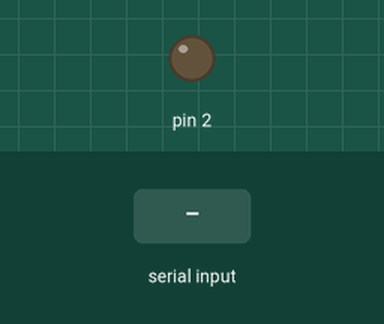
Recording of a sketch running on a simulated Arduino Uno, built with avr-gcc and run on an emulated ATmega328P. Shown: output pins drawn as LEDs (lit = HIGH). Dashed ring = blinking. The inputs (shaded band) are chosen by the test bench.

Above: at 1.2 s.
1.3 s: "B" received over Serial
At 2.1 s:
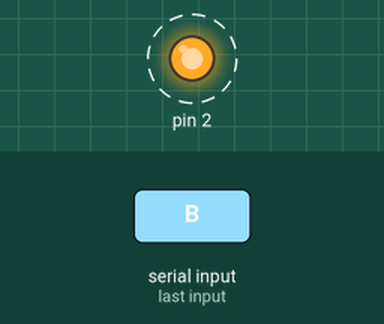
Timing chart, 0 to 10.3 s (numbered marks = the images above; inputs shaded):
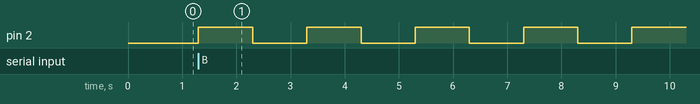

The sketch:

sketch_feb26a.ino
```cpp
void setup() {
  Serial.begin(9600);
  pinMode(2, OUTPUT);
}

void loop() {
  if (Serial.available() > 0) {
	  int valor_recebido = Serial.read();

      if (valor_recebido == 'A') {
        digitalWrite(2, HIGH);
      }

      else if (valor_recebido == 'a') {
        digitalWrite(2, LOW);
      }

      else if (valor_recebido == 'B') {
        for (int numero_de_vezes = 2; numero_de_vezes < 10; numero_de_vezes++){
          digitalWrite(2, HIGH);
          delay(1000);
          digitalWrite(2, LOW);
          delay(1000);
      }
    }
  }
}
```

Measured:
- after the input at 1.3 s, pin 2: alternates HIGH for 1.0 s and LOW for 1.0 s, starting at once
